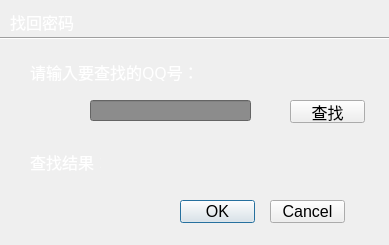
<?xml version="1.0" encoding="UTF-8"?>
<ui version="4.0">
 <class>CLookForPassWd</class>
 <widget class="QDialog" name="CLookForPassWd">
  <property name="geometry">
   <rect>
    <x>0</x>
    <y>0</y>
    <width>389</width>
    <height>245</height>
   </rect>
  </property>
  <property name="windowTitle">
   <string>Dialog</string>
  </property>
  <property name="styleSheet">
   <string notr="true">QDialog { border-image:  url(:/mainDialog/images/lookforPassWd.jpg);}


</string>
  </property>
  <widget class="QLabel" name="label1">
   <property name="geometry">
    <rect>
     <x>30</x>
     <y>60</y>
     <width>171</width>
     <height>21</height>
    </rect>
   </property>
   <property name="font">
    <font>
     <family>华文仿宋</family>
     <pointsize>12</pointsize>
    </font>
   </property>
   <property name="styleSheet">
    <string notr="true"/>
   </property>
   <property name="text">
    <string>&lt;html&gt;&lt;head/&gt;&lt;body&gt;&lt;p&gt;&lt;span style=&quot; color:#ffffff;&quot;&gt;请输入要查找的QQ号：&lt;/span&gt;&lt;/p&gt;&lt;/body&gt;&lt;/html&gt;</string>
   </property>
  </widget>
  <widget class="QLabel" name="label2">
   <property name="geometry">
    <rect>
     <x>30</x>
     <y>150</y>
     <width>71</width>
     <height>21</height>
    </rect>
   </property>
   <property name="font">
    <font>
     <family>华文仿宋</family>
     <pointsize>12</pointsize>
    </font>
   </property>
   <property name="text">
    <string>&lt;html&gt;&lt;head/&gt;&lt;body&gt;&lt;p&gt;&lt;span style=&quot; color:#ffffff;&quot;&gt;查找结果：&lt;/span&gt;&lt;/p&gt;&lt;/body&gt;&lt;/html&gt;</string>
   </property>
  </widget>
  <widget class="QLineEdit" name="lineEdit">
   <property name="geometry">
    <rect>
     <x>90</x>
     <y>100</y>
     <width>161</width>
     <height>21</height>
    </rect>
   </property>
   <property name="styleSheet">
    <string notr="true">background-color: rgb(140, 140, 140);
color: rgb(255, 255, 255);</string>
   </property>
  </widget>
  <widget class="QLabel" name="resultLabel">
   <property name="geometry">
    <rect>
     <x>130</x>
     <y>150</y>
     <width>211</width>
     <height>21</height>
    </rect>
   </property>
   <property name="font">
    <font>
     <family>华文仿宋</family>
     <pointsize>12</pointsize>
    </font>
   </property>
   <property name="styleSheet">
    <string notr="true">color: rgb(255, 255, 255);</string>
   </property>
   <property name="text">
    <string>&lt;html&gt;&lt;head/&gt;&lt;body&gt;&lt;p&gt;&lt;span style=&quot; color:#ffffff;&quot;/&gt;&lt;/p&gt;&lt;/body&gt;&lt;/html&gt;</string>
   </property>
  </widget>
  <widget class="QLabel" name="label">
   <property name="geometry">
    <rect>
     <x>10</x>
     <y>10</y>
     <width>71</width>
     <height>21</height>
    </rect>
   </property>
   <property name="font">
    <font>
     <family>雅圆Comic sans MS- binsforever</family>
     <pointsize>12</pointsize>
    </font>
   </property>
   <property name="text">
    <string>&lt;html&gt;&lt;head/&gt;&lt;body&gt;&lt;p&gt;&lt;span style=&quot; color:#ffffff;&quot;&gt;找回密码&lt;/span&gt;&lt;/p&gt;&lt;/body&gt;&lt;/html&gt;</string>
   </property>
  </widget>
  <widget class="Line" name="line">
   <property name="geometry">
    <rect>
     <x>0</x>
     <y>30</y>
     <width>391</width>
     <height>16</height>
    </rect>
   </property>
   <property name="orientation">
    <enum>Qt::Horizontal</enum>
   </property>
  </widget>
  <widget class="QPushButton" name="pushButton">
   <property name="geometry">
    <rect>
     <x>180</x>
     <y>200</y>
     <width>75</width>
     <height>23</height>
    </rect>
   </property>
   <property name="font">
    <font>
     <pointsize>12</pointsize>
    </font>
   </property>
   <property name="styleSheet">
    <string notr="true"/>
   </property>
   <property name="text">
    <string>OK</string>
   </property>
  </widget>
  <widget class="QPushButton" name="pushButton_2">
   <property name="geometry">
    <rect>
     <x>270</x>
     <y>200</y>
     <width>75</width>
     <height>23</height>
    </rect>
   </property>
   <property name="font">
    <font>
     <pointsize>12</pointsize>
    </font>
   </property>
   <property name="styleSheet">
    <string notr="true"/>
   </property>
   <property name="text">
    <string>Cancel</string>
   </property>
  </widget>
  <widget class="QPushButton" name="lookForBtn">
   <property name="geometry">
    <rect>
     <x>290</x>
     <y>100</y>
     <width>75</width>
     <height>23</height>
    </rect>
   </property>
   <property name="font">
    <font>
     <pointsize>12</pointsize>
    </font>
   </property>
   <property name="text">
    <string>查找</string>
   </property>
  </widget>
 </widget>
 <resources/>
 <connections/>
</ui>
